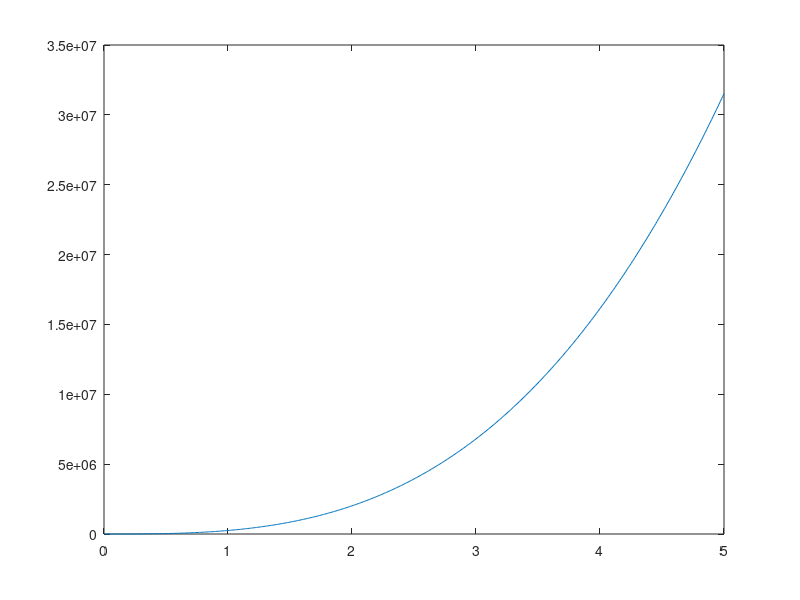

Reproduce this figure in MATLAB.
%% System Identification

% A state Space model is defined by the following equations:

% x_dot = Ax + Bu
% y_dot = Cx + Du

% A and B are the ones that really matter. A has size [states, states] and is called the system matrix.
% This describes how the system changes with no control input. B has size [states, inputs], and describes how the input affects the system state.
% The input to the system is the thing that you can control. Let’s say there’s just one input - throttle.
% The states are everything that’s relevant, including the output(s) that you’re trying to control.

states = {'airspeed', 'climbRate', 'altitude'};
inputs = {'throttle'};

% Let’s start by assuming that the pitch of the vehicle is fixed at 0. Makes the problem a lot simpler.
% To make this true, we can have ardupilot use a simple pid controller to keep pitch at zero.
% First up, let's find the reference state. After manually keeping the vehicle in ground effect in fbwa mode,
% it seemed that the vehicle was pretty stable at 0.6m altitude, at 12m/s using around 65% throttle.

x_ref = [12;
         0;
         0.6];

u_ref = 65;

% altitude_dot = climb_rate (by definiton: acceleration is the derivative of velocity)
%    -> This results in a 1 in the (3,2) position in the A matrix

% F_vertical = lift - mass * gravity (sum of forces)
% Acc_vertical = lift/m - gravity (divide previous equation by mass)
% Lift = (k_density * k_wing_area * k_lift_coeff)*airspeed^2 (from textbook)
% Acc_vertical = k1*airspeed^2 - gravity (combine previous 2 equations, fold all constants into k1)
% Acc_vertical = k1*airspeed (Linearize and remove gravity. This simplification is mathematically wrong, but necessary.
%                             We'll make sure to find a k1 that is close to correct near 12m/s.)
% climbRate_dot = Acc_vertical (by definition: acceleration is the derivative of velocity)
% climbRate_dot = k1*airspeed
%    -> This results in a k1 in the (2,1) position of the A matrix (TODO think about this one again)

% throttle * k_propeller_coefficient  = mass * forward_acceleration (from f=ma. Throttle creates a force.)
% airspeed_dot = forward_acceleration (by definition: acceleration is the derivative of velocity)
% airspeed_dot = k2*throttle (propellor coefficient and mass were folded into one constant, k2)
%    -> This results in a k2 in the (1,1) position of the B matrix

% Now let's find those 2 magic constants by flying the vehicle and looking at the logs.

k1 = 123; % TODO What is the ratio of change in airspeed to change in climb rate? Plot CTUN.Arspd and NKF1.dPD. Pitch must remain zero, so maybe collect data in fbwa.
k2 = 123; % TODO What is the ratio of change in throttle to change in acceleration? Plot CTUN.ThrOut and IMU.AccX. Climb rate must be zero, so maybe collect data in fbwb.

% So here's our A and B from this description:

A = [0  0  0;
     k1 0  0;
     0  1  0];

B = [k2;
     0;
     0];

% Now define the state-space system!
C = [0 0 1]; % Select the output of the system as the last state, altitude
D = [0]; % no feedforward
sys = ss(A,B,C,D); % define the system model!

% Verify that the system is controllable
assert(rank(obsv(sys))==size(A)(1), "System is not controllable!");


% Show the altitude of the vehicle if 100% throttle is applied for 5 seconds
time = 0:0.01:5; % time samples
r = 100*ones(size(time)); % system input
x0 = [0 0 0]; % initial state
[y, t, x] = lsim(sys, r, time);
plot(t, y(:,1));

% Calculate the controller gains
lqr(sys, eye(3), 1)

pause

% TODO

% Plot what happens if we start at an altitude of 0.5m above the reference and give a constant input of u_ref

% TODO define a Q and R and then run dlqr. plot it

% Then read this
% https://ctms.engin.umich.edu/CTMS/index.php?example=InvertedPendulum&section=ControlDigital
